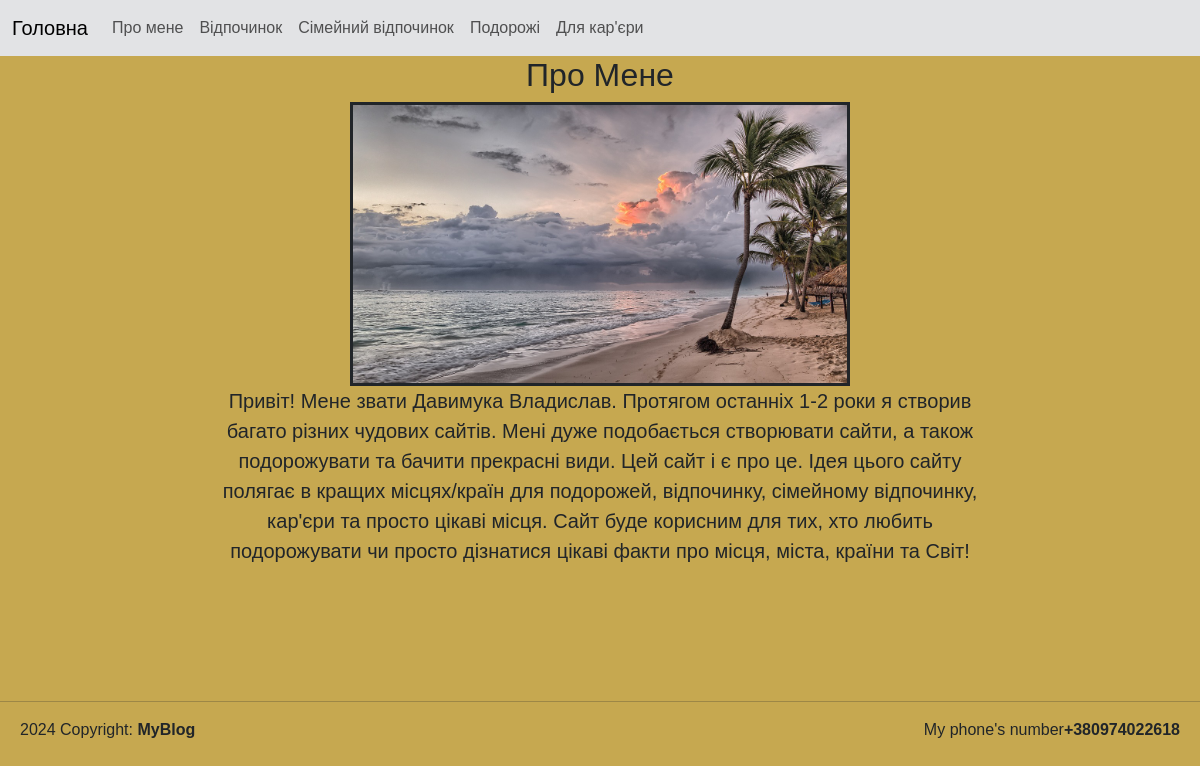
/about, run on the app's committed database.
### tables this page shows
CREATE TABLE user (
	user_id INTEGER PRIMARY KEY AUTOINCREMENT,
	name TEXT,
	image TEXT,
	login TEXT,
	password TEXT,
	description_short TEXT,
	description TEXT 
);

### main.py (the view)
@app.route('/about')
def about():
    user = db.getUser()
    print(user)
    return render_template('about.html', user=user)

### db_scripts.py (called while the page is built)
def open():
    global connection, cursor
    connection = sqlite3.connect(db_name)
    cursor = connection.cursor()

def close():
    cursor.close()
    connection.close()

def getUser():
    open()
    cursor.execute('''SELECT * From user''')
    user = cursor.fetchone()
    close()
    return user

### templates/about.html
{% extends "index.html" %}
{% block content %}
<div class="content">
    <h2>Про Мене</h2>
    <img class="imgabout" src="/static/{{user[2]}}" alt="Photo isn't defaeted" width="500px" hight="500px">
    <div class="cont-2">
        <p class="talking">
            {{user[6]}}
        </p>
    </div>
</div>
{% endblock %}

### static/style.css (style rules this page uses)
body { background-color: rgb(198, 168, 80); font-family: Arial, Helvetica, sans-serif; }
.content { text-align: center; margin-bottom: 135px; }
.talking { font-size: 20px; }
.cont-2 { margin-left: 200px; margin-right: 200px; }
.imgabout { border-style: solid; border-width: 3px; }

### data on the page
user: image (picture), description "Привіт! Мене звати Давимука Владислав. Протягом останніх 1-2 роки я створив багато різних чудових сайтів. Мені дуже подобається створювати сайти, а також подорожувати та бачити прекрасні види. Цей сайт і є про це. Ідея цього сайту полягає в кращих місцях/країн для подорожей, відпочинку, сімейному відпочинку, кар'єри та просто цікаві місця. Сайт буде корисним для тих, хто любить подорожувати чи просто дізнатися цікаві факти про місця, міста, країни та Світ!"
